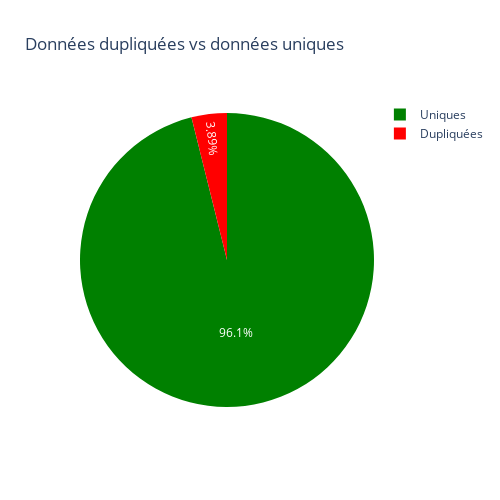

Notebook code for this chart:
### Markdown cell above
### Distribution des données uniques et dupliquées  avant traitement

### Code cell
pie_chart_ploty(n_data, ["tiern_location_state_city", "tiern_name_preprocessed","Country"])

### Figure 1 — Plotly figure (JSON) as saved in the notebook; plotly's stock layout.template omitted (floating-point values rounded to 4 significant figures)
{"data": [{"domain": {"x": [0, 1], "y": [0, 1]}, "hovertemplate": "Type=%{label}<br>Proportion=%{value}<extra></extra>", "labels": ["Uniques", "Dupliquées"], "legendgroup": "", "name": "", "showlegend": true, "type": "pie", "values": [52835, 2138]}], "layout": {"autosize": false, "height": 500, "legend": {"tracegroupgap": 0}, "piecolorway": ["green", "red"], "title": {"text": "Données dupliquées vs données uniques"}, "width": 500}}
